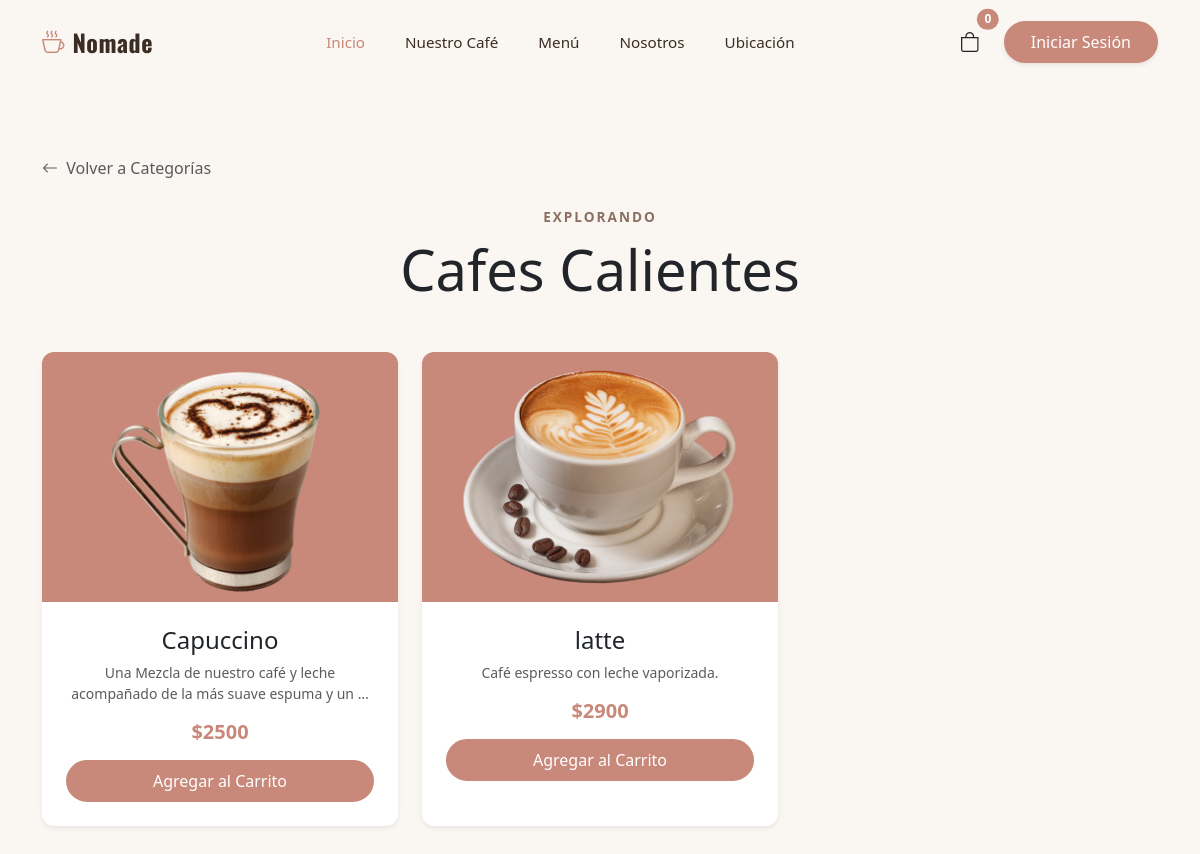
The page /categoria/2/ on the database its author committed.
### catalogo/models.py (models this page shows, shortened)
class Categoria(models.Model):
    nombre = models.CharField( max_length=100)
    image = models.ImageField(upload_to='categorias/', null=True, blank=True)

class Producto(models.Model):
    nombre = models.CharField(max_length=200)
    descripcion = models.TextField()
    precio = models.IntegerField()
    stock = models.IntegerField()
    image = models.ImageField(upload_to='productos/', null=True, blank=True)
    categoria = models.ForeignKey(Categoria, on_delete=models.CASCADE, related_name='productos')

### catalogo/views.py (the view)
# urls.py: path('categoria/<int:categoria_id>/', views.ordernar_categorias_view, name='filtro_categoria'),
def ordernar_categorias_view(request, categoria_id):
    categoria = Categoria.objects.get(id=categoria_id)
    productos = Producto.objects.filter(categoria=categoria)
    contexto = {
        'categoria': categoria,
        'productos': productos
    }
    return render(request, 'catalogo/productos.html', contexto)

### catalogo/templates/catalogo/productos.html (shortened to what this page needs)
{% extends 'catalogo/base.html' %}
{% block content %}
<div class="container py-5 mt-4">
    <a href="{% url 'menu' %}" class="text-decoration-none text-muted mb-4 d-inline-block">
        <i class="bi bi-arrow-left me-1"></i> Volver a Categorías
    </a>
    <div class="text-center mb-5">
        <span class="text-uppercase fw-bold letter-spacing-1" style="color: var(--muted-foreground); letter-spacing: 2px; font-size: 0.85rem;">Explorando</span>
        <h2 class="display-4 mt-2 font-playfair">{{ categoria.nombre }}</h2>
    </div>
    <div class="row g-4">
        {% for producto in productos %}
        <div class="col-md-4">
            <div class="card product-card h-100 shadow-sm">
                {% if producto.image %}
                    <img src="{{ producto.image.url }}" class="card-img-top" alt="{{ producto.nombre }}">
                {% else %}
                    <img src="https://images.pexels.com/photos/312418/pexels-photo-312418.jpeg?auto=compress&cs=tinysrgb&w=800" class="card-img-top" alt="">
                {% endif %}
                <div class="card-body p-4 text-center">
                    <h4 class="card-title font-playfair mb-2">{{ producto.nombre }}</h4>
                    <p class="card-text text-muted small mb-3">{{ producto.descripcion|truncatewords:15 }}</p>
                    <h5 class="fw-bold mb-3" style="color: var(--primary);">${{ producto.precio }}</h5>
                    <form action="#" method="POST">
                        <button type="submit" class="btn btn-outline-dark rounded-pill w-100">Agregar al Carrito</button>
                    </form>
                </div>
            </div>
        </div>
        {% empty %}
        <div class="col-12 text-center py-5">
            <i class="bi bi-cup text-muted fs-1 mb-3 d-block opacity-50"></i>
            <h4 class="font-playfair text-muted">Aún no hay productos en esta categoría.</h4>
            <p>¡Estamos preparando algo delicioso!</p>
        </div>
        {% endfor %}
    </div>
</div>
{% endblock content %}

### catalogo/static/catalogo/css/style.css (style rules this page uses)
:root { --background: #FAF6F1 ; --foreground: #3B2D24; --card: #FFF9F5; --primary: #C8887A; --primary-foreground: #FFF9F5; --secondary: #EAD8CB; --secondary-foreground: #3B2D24; --muted: #F2E8DE; --muted-foreground: #8A6F62; --accent: #A8C3A4; --accent-foreground: #2B3D28; --border: rgba(160,120,96,0.2); }
body { background-color: var(--background); }
.btn { color: #fff; background-color: var(--primary); border: solid var(--primary); transition: transform 0.3s ease, box-shadow 0.3s ease; }
.product-card { background-color: #FFFFFF; border: none; border-radius: 12px; overflow: hidden; transition: transform 0.3s ease, box-shadow 0.3s ease; }
.product-card img { height: 250px; width: 100%; object-fit: cover; }

### rows shown on the page
Categoria: nombre "Cafes Calientes"
Producto: image (picture), nombre "Capuccino", descripcion "Una Mezcla de nuestro café y leche acompañado de la más suave espuma y un …", precio "2500"
Producto: image (picture), nombre "latte", descripcion "Café espresso con leche vaporizada.", precio "2900"
